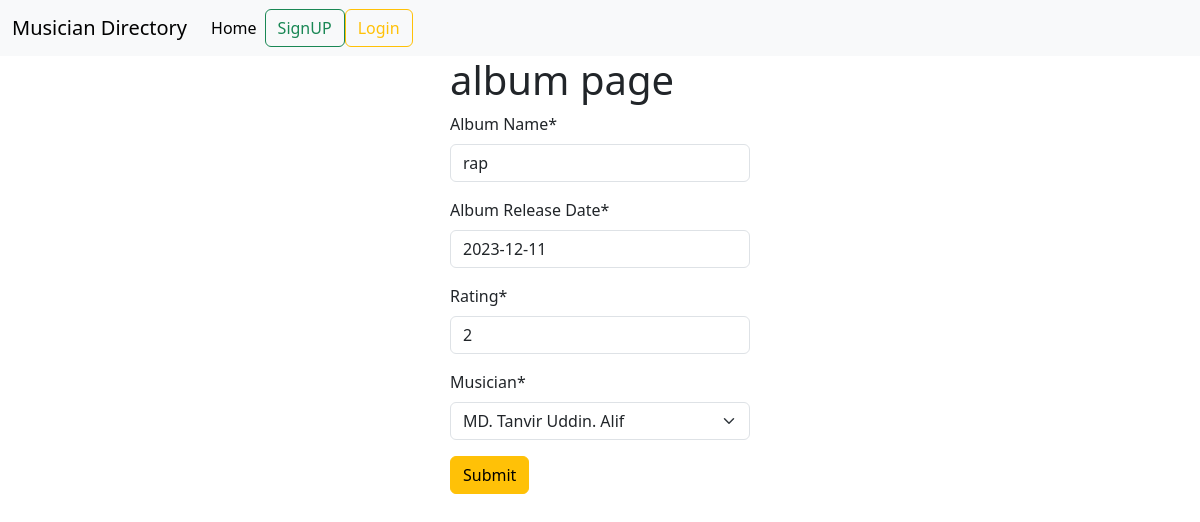
The page /album/edit/1 on the database its author committed.
### album/models.py (models this page shows, shortened)
class Album(models.Model):
    Album_Name = models.CharField(max_length=100)
    Album_Release_Date = models.DateField()
    Rating = models.IntegerField()
    Musician = models.ForeignKey(Musician, on_delete=models.CASCADE)

### album/views.py (the view)
# urls.py: path('edit/<int:id>',views.EditAlbumClassView.as_view(),name="edit_post"),
class EditAlbumClassView(UpdateView):
    model = Album
    form_class = addalbum
    template_name = 'album.html'
    pk_url_kwarg = 'id'
    success_url = reverse_lazy('home_page')

### album/forms.py
class addalbum(forms.ModelForm):
    class Meta:
        model = Album
        fields = '__all__'

### musician/models.py (called while the page is built)
    def __str__(self):
        return f"{self.First_Name} {self.Last_Name}"

### album/templates/album.html (shortened to what this page needs)
{% extends 'base.html' %}
{%  load crispy_forms_tags %}
{% block content %}
<form style="width: 25%; margin: auto;" method="post">
    <h1>album page</h1>
    {{form | crispy}}
    <button class="btn btn-warning">Submit</button>
</form>
{% endblock %}

### rows shown on the page
Album: Album_Name "rap", Album_Release_Date "2023-12-11", Rating "2", Musician "MD. Tanvir Uddin. Alif"
